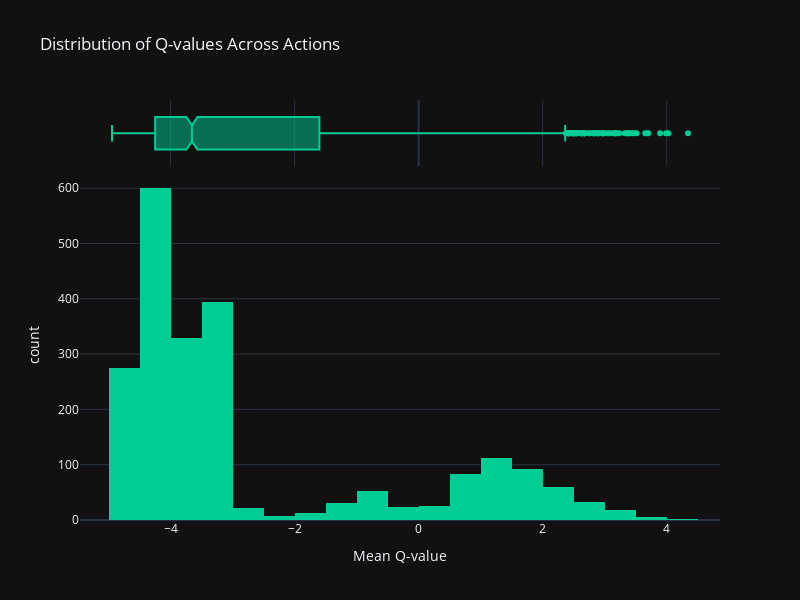

This figure's notebook cell:
### Code cell
# Distribution of Q-values Across Actions
fig = px.histogram(actions_per_episode, x='q_values_mean',
                    title='Distribution of Q-values Across Actions',
                    labels={'q_values_mean': 'Mean Q-value', 'count': 'Frequency'},
                    marginal="box",  # Adds a boxplot for better visualization
                    color_discrete_sequence=['#00CC96'])

fig.update_layout(width=800, height=600)

fig.show()

### Figure 1 — Plotly figure (JSON) as saved in the notebook; plotly's stock layout.template omitted (floating-point values rounded to 4 significant figures; data arrays with more than 128 entries replaced by an {"elided": "..."} marker saying what was removed)
{"data": [{"alignmentgroup": "True", "bingroup": "x", "hovertemplate": "Mean Q-value=%{x}<br>count=%{y}<extra></extra>", "legendgroup": "", "marker": {"color": "#00CC96", "pattern": {"shape": ""}}, "name": "", "offsetgroup": "", "orientation": "v", "showlegend": false, "x": {"elided": "2181 float values"}, "xaxis": "x", "yaxis": "y", "type": "histogram"}, {"alignmentgroup": "True", "hovertemplate": "Mean Q-value=%{x}<extra></extra>", "legendgroup": "", "marker": {"color": "#00CC96"}, "name": "", "notched": true, "offsetgroup": "", "showlegend": false, "x": {"elided": "2181 float values"}, "xaxis": "x2", "yaxis": "y2", "type": "box"}], "layout": {"xaxis": {"anchor": "y", "domain": [0.0, 1.0], "title": {"text": "Mean Q-value"}}, "yaxis": {"anchor": "x", "domain": [0.0, 0.8316], "title": {"text": "count"}}, "xaxis2": {"anchor": "y2", "domain": [0.0, 1.0], "matches": "x", "showticklabels": false, "showgrid": true}, "yaxis2": {"anchor": "x2", "domain": [0.8416, 1.0], "matches": "y2", "showticklabels": false, "showline": false, "ticks": "", "showgrid": false}, "legend": {"tracegroupgap": 0}, "title": {"text": "Distribution of Q-values Across Actions"}, "barmode": "relative", "width": 800, "height": 600}}
